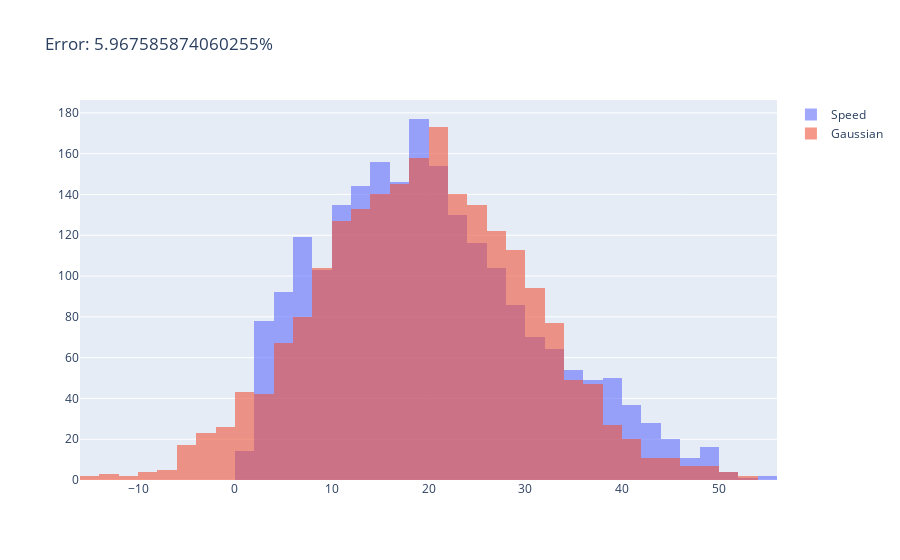
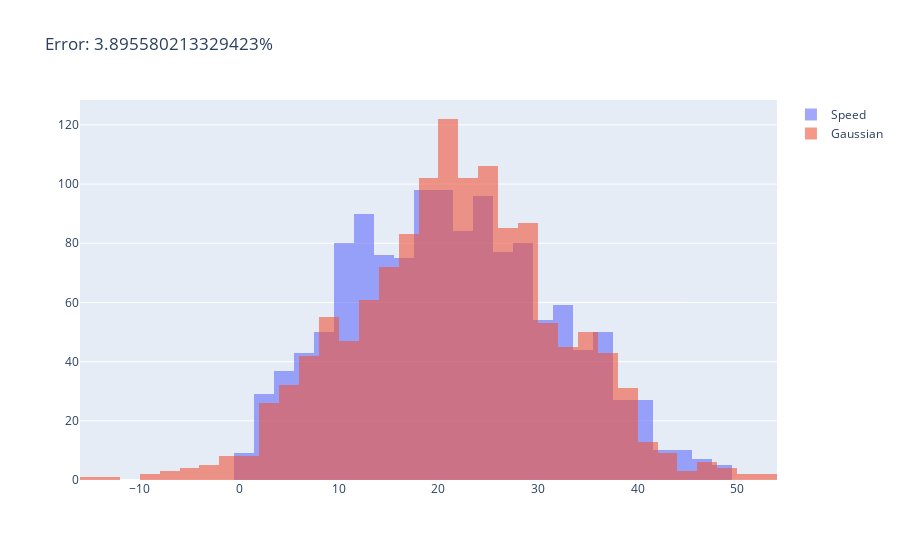
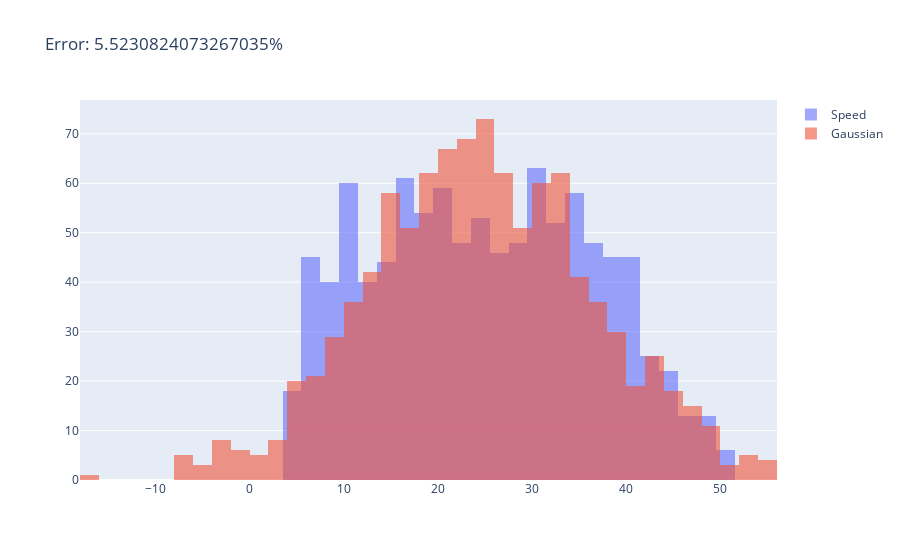
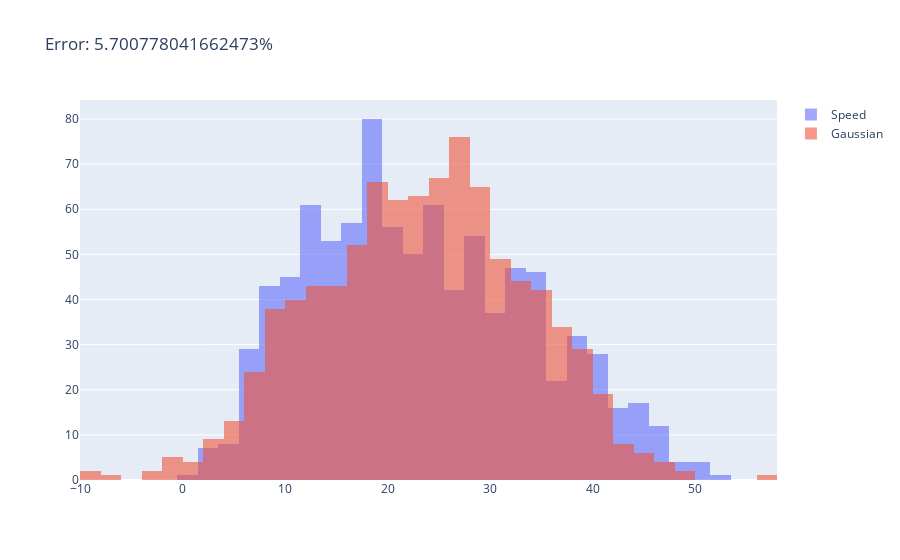

The notebook cell these images were saved under, in order:
### Code cell
hats = df["HAT"].unique()
test_hats = hats[30:35]

for hat in test_hats:
    df_plot = df[df["HAT"]==hat]
    df_plot = df_plot[df_plot["speed"]>0]
    sample = np.random.normal(df_plot["speed"].mean(), df_plot["speed"].std(), len(df_plot["speed"]))
    error = ((np.absolute(np.sort(df_plot["speed"]) - np.sort(sample)).sum()) / (np.absolute(sample).sum())) * 100
    fig = go.Figure()
    fig.add_trace(go.Histogram(x=df_plot["speed"], name="Speed"))
    fig.add_trace(go.Histogram(x=sample, name="Gaussian"))

    # Overlay both histograms
    fig.update_layout(title="Error: " + str(error) + "%", barmode='overlay')
    # Reduce opacity to see both histograms
    fig.update_traces(opacity=0.6)
    fig.show()

### Figure 1 — Plotly figure (JSON) as saved in the notebook; plotly's stock layout.template omitted (floating-point values rounded to 4 significant figures; data arrays with more than 128 entries replaced by an {"elided": "..."} marker saying what was removed)
{"data": [{"name": "Speed", "opacity": 0.6, "type": "histogram", "x": {"elided": "2160 float values"}}, {"name": "Gaussian", "opacity": 0.6, "type": "histogram", "x": {"elided": "2160 float values"}}], "layout": {"barmode": "overlay", "title": {"text": "Error: 5.967585874060255%"}}}

### Figure 2 — Plotly figure (JSON) as saved in the notebook; plotly's stock layout.template omitted (floating-point values rounded to 4 significant figures; data arrays with more than 128 entries replaced by an {"elided": "..."} marker saying what was removed)
{"data": [{"name": "Speed", "opacity": 0.6, "type": "histogram", "x": {"elided": "1315 int values"}}, {"name": "Gaussian", "opacity": 0.6, "type": "histogram", "x": {"elided": "1315 float values"}}], "layout": {"barmode": "overlay", "title": {"text": "Error: 3.895580213329423%"}}}

### Figure 3 — Plotly figure (JSON) as saved in the notebook; plotly's stock layout.template omitted (floating-point values rounded to 4 significant figures; data arrays with more than 128 entries replaced by an {"elided": "..."} marker saying what was removed)
{"data": [{"name": "Speed", "opacity": 0.6, "type": "histogram", "x": {"elided": "1006 int values"}}, {"name": "Gaussian", "opacity": 0.6, "type": "histogram", "x": {"elided": "1006 float values"}}], "layout": {"barmode": "overlay", "title": {"text": "Error: 5.5230824073267035%"}}}

### Figure 4 — Plotly figure (JSON) as saved in the notebook; plotly's stock layout.template omitted (floating-point values rounded to 4 significant figures; data arrays with more than 128 entries replaced by an {"elided": "..."} marker saying what was removed)
{"data": [{"name": "Speed", "opacity": 0.6, "type": "histogram", "x": {"elided": "913 int values"}}, {"name": "Gaussian", "opacity": 0.6, "type": "histogram", "x": {"elided": "913 float values"}}], "layout": {"barmode": "overlay", "title": {"text": "Error: 5.700778041662473%"}}}
